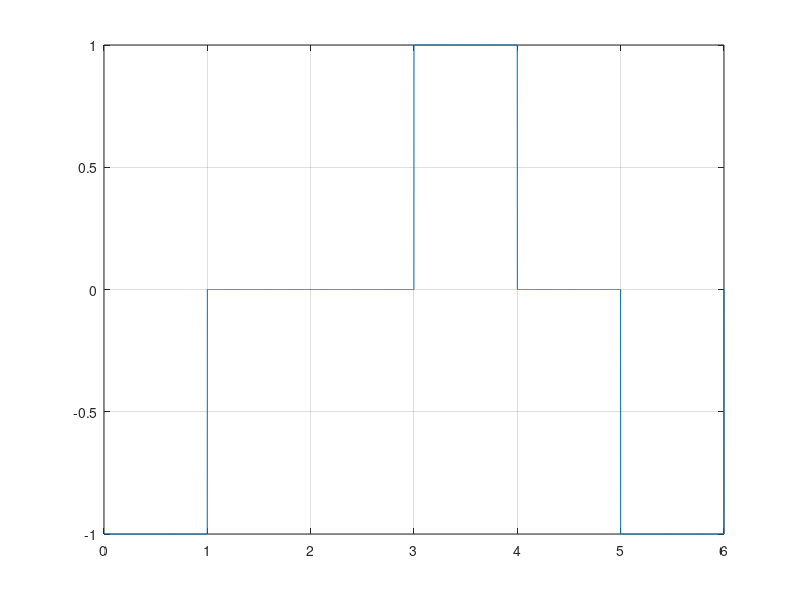

Source code (MATLAB):
bits = [1 0 0 1 0 1];
bitrate = 1;
n = 1000;

T = length(bits) / bitrate;
N = length(bits) * n;
dt = T/N;
t = 0 : dt : T;

x = zeros(1, length(t));
lastbit = 1;

for i = 1 : length(bits)
   if bits(i) == 1
     x((i-1)*n+1 : n*i) = -lastbit;
     lastbit = -lastbit;
   endif
end

plot(t, x);
grid on;



 % Decode
result = [];
counter = 0;
lastbit = 1;

for i = 1:length(t)
  if t(i) > counter
    counter = counter + 1;
    if x(i) == -lastbit
      result(counter) = 1;
      lastbit = -lastbit;

    else
      result(counter) = 0;
    endif
  endif
end

disp(result);















